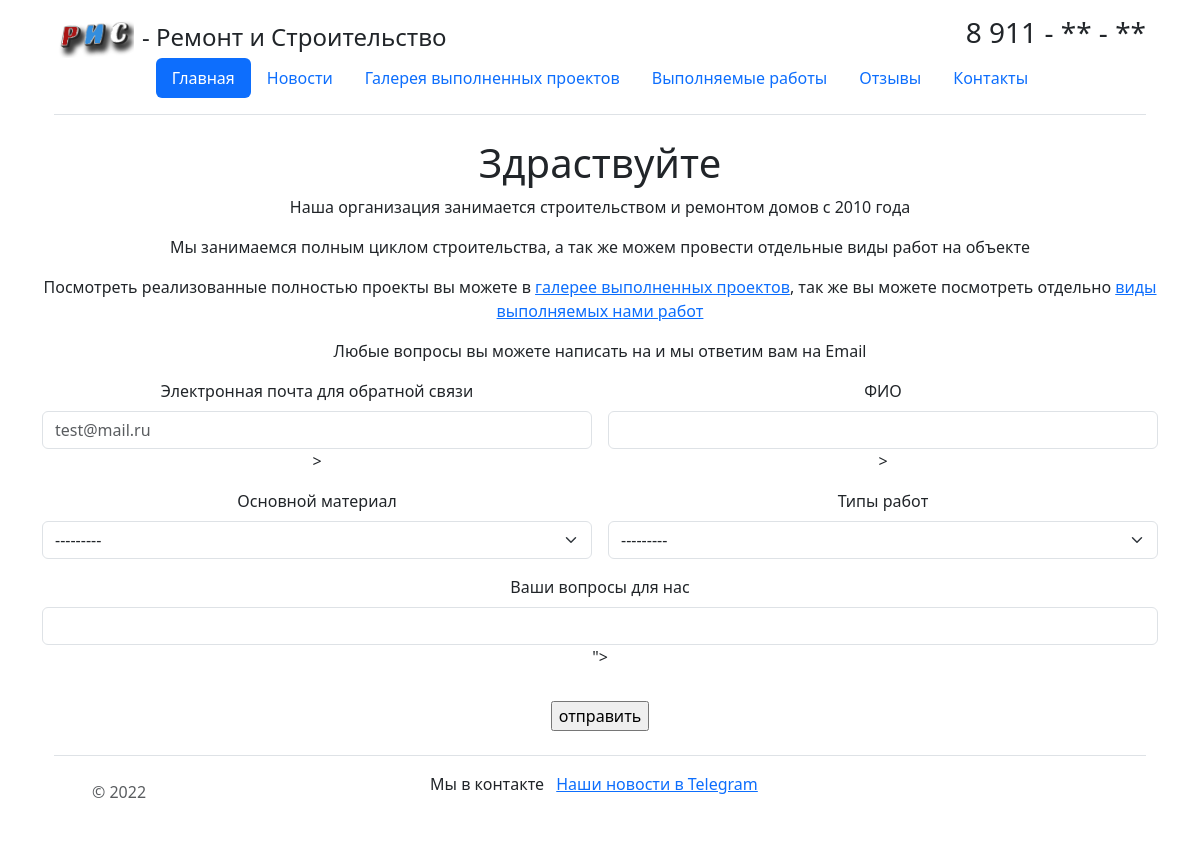
Before: /mainapp/index/ with the older database file.
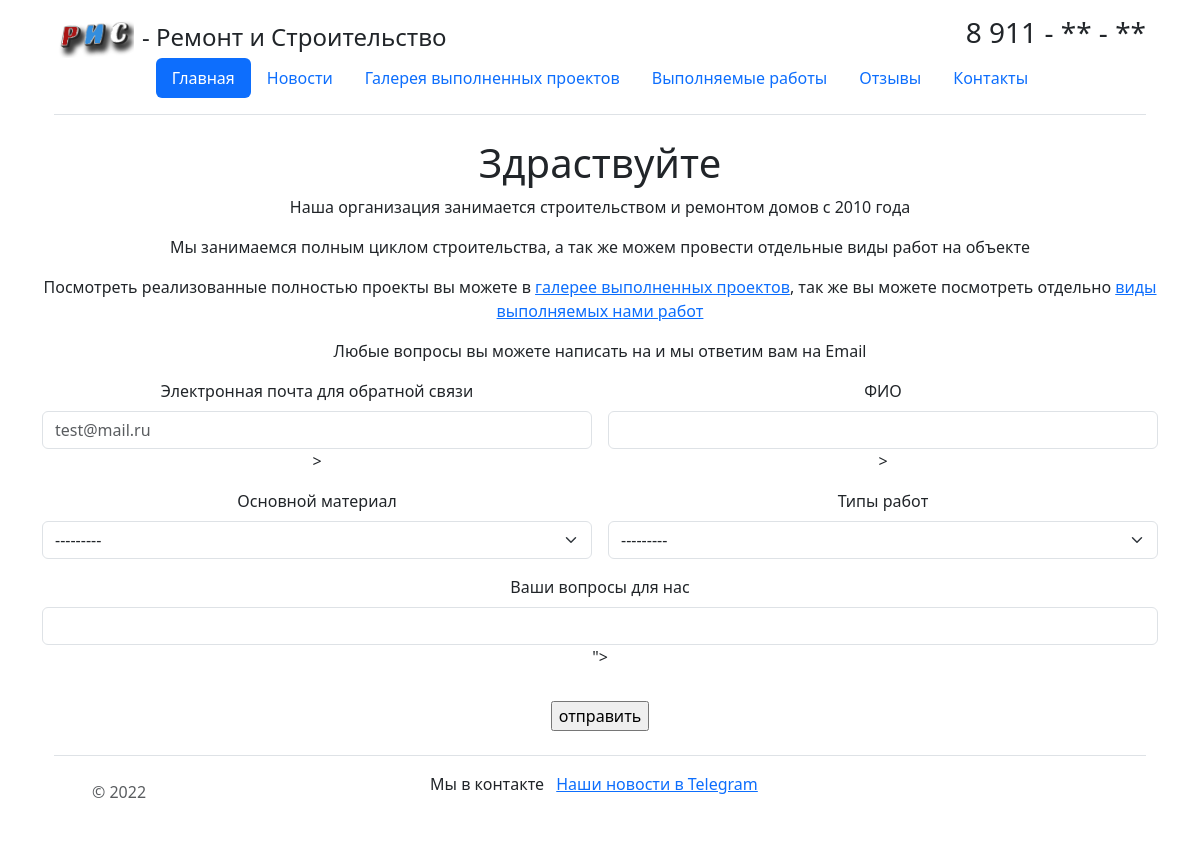
After: the same page with the newer database file.
### mainapp/models/Base.py (models this page shows)
class Base_matherials(models.Model):
    matherials_type = models.CharField(editable=False, verbose_name='Тип постройки', max_length=20, default='кирпич')

class Base_work(models.Model):
    work_type = models.CharField(editable=False, verbose_name='Вид работ', max_length=20, default='подготовительные')

### mainapp/views.py (the view, shortened to what this page needs)
# urls.py: path('index/', cache_page(C_TIME)(IndexTemplateView.as_view()), name='index'),
class IndexTemplateView(FormView):
    template_name = 'mainapp/index.html'
    success_url = reverse_lazy('mainapp:index')
    form_class = Email_me_Form

### mainapp/forms.py
class Email_me_Form(forms.Form):
    email = forms.EmailField(label='Электронная почта для обратной связи')
    name = forms.CharField(max_length=70, label='ФИО')
    question = forms.CharField(label='Ваши вопросы для нас', max_length=1000)
    work_type = forms.ModelChoiceField(queryset=Base.Base_work.objects.all(), label='Типы работ')
    material_type = forms.ModelChoiceField(queryset=Base.Base_matherials.objects.all(), label='Основной материал')

### mainapp/templates/mainapp/index.html (shortened to what this page needs)
{% extends 'mainapp/base.html' %}
{% block content %}
<div>
    <h1>Здраствуйте</h1>
    <p>Наша организация занимается строительством и ремонтом домов c 2010 года </p>
    <p>Мы занимаемся полным циклом строительства, а так же можем провести отдельные виды работ на объекте</p>
    <p>Посмотреть реализованные полностью проекты вы можете в <a href="{% url 'mainapp:projects_list' %}">галерее
            выполненных проектов</a>, так же вы можете посмотреть отдельно <a href="{% url 'mainapp:works' %}"> виды
            выполняемых нами работ</a> </p>
    <p>Любые вопросы вы можете написать на и мы ответим вам на Email</p>
    <form class="row g-3" method="POST">
        <div class="col-md-6">
            <label for='{{ form.email }}' class="form-label">{{ form.email.label }}</label>
            <input type="email" placeholder="test@mail.ru" class="form-control" name={{ form.email }}>
        </div>
        <div class="col-md-6">
            <label for='{{ form.name }}' class="form-label">{{ form.name.label }}</label>
            <input type="text" class="form-control" name={{ form.name }}>
        </div>
        <div class="col-md-6">
            <label for="inputState" class="form-label">{{ form.material_type.label }}</label>
            <select name="inputState" class="form-select">
                {% for select_it in form.material_type %}
                <option {% if forloop.first %}selected{% endif %}>{{ select_it }}</option>
                {% endfor %}
            </select>
        </div>
        <div class="col-md-6">
            <label for="inputState" class="form-label">{{ form.work_type.label }}</label>
            <select name="inputState" class="form-select">
                {% for select_it in form.work_type %}
                <option {% if forloop.first %}selected{% endif %}>{{ select_it }}</option>
                {% endfor %}
            </select>
        </div>
        <div class="col-12">
            <label for='{{ form.question }}' class="form-label">{{ form.question.label }}</label>
            <input type="textarea" class="form-control" id="{{ form.question }}">
        </div>
        <div class="col-12">
            <input type="submit" value="отправить">
        </div>
    </form>
</div>
{% endblock content %}

### mainapp/templates/mainapp/base.html (shortened to what this page needs)
{% load static %}
{% load bootstrap5 %}
{% bootstrap_css %}
<!DOCTYPE html>
<html lang="ru">
<head>
</head>
<body class="text-center">
    <div class="container">
        {% include 'mainapp/overall/head.html' %}
        {% block content %}{% endblock content %}
        {% include 'mainapp/overall/tail.html' %}
    </div>
</body>
</html>

### mainapp/templates/mainapp/overall/head.html (shortened to what this page needs)
{% with now_page=request.resolver_match.view_name %}
{% load static %}
<div class="container">
    <header class="d-flex flex-wrap justify-content-center py-3 mb-4 border-bottom">
        <a href="{% url 'mainapp:index' %}"
            class="d-flex align-items-center mb-3 mb-md-0 me-md-auto text-dark text-decoration-none">
            <svg class="bi me-2" width="80" height="42">
                <image xlink:href="{% static 'pictures/label.png' %}" width="100%" height="100%"
                    preserveAspectRatio="xMidYMin slice"></image>
            </svg>
            <span class="fs-4"> - Ремонт и Строительство</span>
        </a>
        <h3>8 911 - ** - **</h3>
        <ul class="nav nav-pills">
            <li class="nav-item"><a href="{% url 'mainapp:index' %}" class="nav-link
                    {% if now_page in 'mainapp:index' %} active {% endif %}" aria-current="page">Главная</a>
            </li>
            <li class="nav-item"><a href="{% url 'mainapp:news_list' %}" class="nav-link
                            {% if now_page in 'mainapp:news_list' %} active {% endif %}">Новости</a></li>
            <li class="nav-item"><a href="{% url 'mainapp:projects_list' %}"
                    class="nav-link {% if now_page in 'mainapp:projects_list' %} active {% endif %}">Галерея
                    выполненных проектов</a>
            </li>
            <li class="nav-item"><a href="{% url 'mainapp:works' %}"
                    class="nav-link {% if now_page in 'mainapp:works' %} active {% endif %}">Выполняемые
                    работы</a></li>
            <li class="nav-item"><a href="{% url 'mainapp:feedback_list' %}" class="nav-link
                            {% if now_page in 'mainapp:feedback_list' %} active {% endif %}">Отзывы</a></li>
            <li class="nav-item"><a href="{% url 'mainapp:contacts' %}"
                    class="nav-link {% if now_page in 'mainapp:contacts' %} active {% endif %}">Контакты</a>
            </li>
        </ul>
    </header>
</div>
{% endwith %}

### mainapp/templates/mainapp/overall/tail.html
{% load static %}
<div class="container">
    <footer class="d-flex flex-wrap justify-content-between align-items-center py-3 my-4 border-top">
        <div class="col-md-4 d-flex align-items-center">
            <a href="/" class="mb-3 me-2 mb-md-0 text-muted text-decoration-none lh-1">
                <svg class="bi" width="30" height="24">
                    <use xlink:href="#bootstrap"></use>
                </svg>
            </a>
            <span class="mb-3 mb-md-0 text-muted">© 2022 </span>
        </div>
        <p>Мы в контакте</p>
        <p align="left"><a href="">Наши новости в Telegram</a></p> <br>
        <ul class="nav col-md-4 justify-content-end list-unstyled d-flex">
            <li class="ms-3"><a class="text-muted" href="https://t.me/RiS_official"><svg class="bi" width="24"
                        height="24">
                        <use xlink:href="{% static '/pictures/telegram.png' %}"></use>
                    </svg></a></li>
            <li class="ms-3"><a class="text-muted" href="#"><svg class="bi" width="24" height="24">
                        <use xlink:href="#instagram"></use>
                    </svg></a></li>
            <li class="ms-3"><a class="text-muted" href="#"><svg class="bi" width="24" height="24">
                        <use xlink:href="#facebook">контакт</use>
                    </svg></a></li>
        </ul>
    </footer>
</div>

Changed rows visible on the page:
added Base_matherials: inputState "---------"
added Base_work: inputState "---------"
Other visible differences:
form field inputState: "---------" → (not shown)
